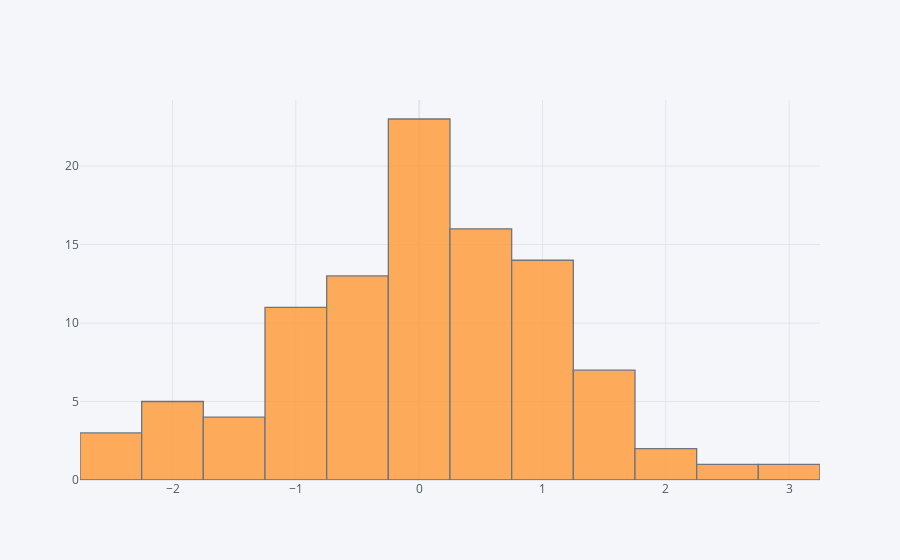

The notebook cell saved with this chart:
### Markdown cell above
## histogram

### Code cell
df['A'].iplot(kind='hist',bins=25)

### Figure 1 — Plotly figure (JSON) as saved in the notebook; plotly's stock layout.template omitted (floating-point values rounded to 4 significant figures)
{"data": [{"histfunc": "count", "histnorm": "", "marker": {"color": "rgba(255, 153, 51, 1.0)", "line": {"color": "#4D5663", "width": 1.3}}, "name": "A", "nbinsx": 25, "opacity": 0.8, "orientation": "v", "type": "histogram", "x": [-0.1305, -2.246, 1.436, 0.6193, 0.6081, -0.3793, -0.06037, -0.5397, 2.82, 1.511, -1.109, 0.1498, 2.689, -0.8926, -2.294, 1.283, 1.068, -0.2405, 0.5613, 0.5675, -0.5057, 0.5898, -0.5575, -1.193, 1.794, 0.7028, 1.135, -2.062, 0.9373, -0.3729, -0.9188, -0.06309, -2.215, 0.1099, -1.329, -0.1845, -0.3708, 1.367, 1.589, 0.8422, -1.195, -0.5686, 0.9824, 0.2376, 0.8618, 0.1236, -2.32, 0.07391, 0.7657, 0.6257, 0.06136, -0.445, -0.002085, -2.502, 0.3574, -0.8131, 0.5317, -0.1028, 0.8768, -0.8056, 1.241, -1.083, -1.905, -0.1916, -1.572, -1.498, -0.3252, -0.1142, -0.8306, 0.4949, 0.8138, -0.04587, -1.047, 0.5774, -0.1648, -1.818, 0.2961, 1.509, -0.2341, -1.022, -0.4919, -0.656, 1.061, 0.1789, 0.4033, 1.835, 1.639, 0.3873, -0.2434, 0.5206, -0.2057, -0.4077, 0.2092, -0.5006, -1.332, 0.8827, -0.1913, 1.024, 0.6337, 0.9362]}], "layout": {"autosize": true, "barmode": "overlay", "legend": {"bgcolor": "#F5F6F9", "font": {"color": "#4D5663"}}, "paper_bgcolor": "#F5F6F9", "plot_bgcolor": "#F5F6F9", "title": {"font": {"color": "#4D5663"}}, "xaxis": {"autorange": true, "gridcolor": "#E1E5ED", "range": [-2.75, 3.25], "showgrid": true, "tickfont": {"color": "#4D5663"}, "title": {"font": {"color": "#4D5663"}, "text": ""}, "type": "linear", "zerolinecolor": "#E1E5ED"}, "yaxis": {"autorange": true, "gridcolor": "#E1E5ED", "range": [0, 24.21], "showgrid": true, "tickfont": {"color": "#4D5663"}, "title": {"font": {"color": "#4D5663"}, "text": ""}, "zerolinecolor": "#E1E5ED"}}}
